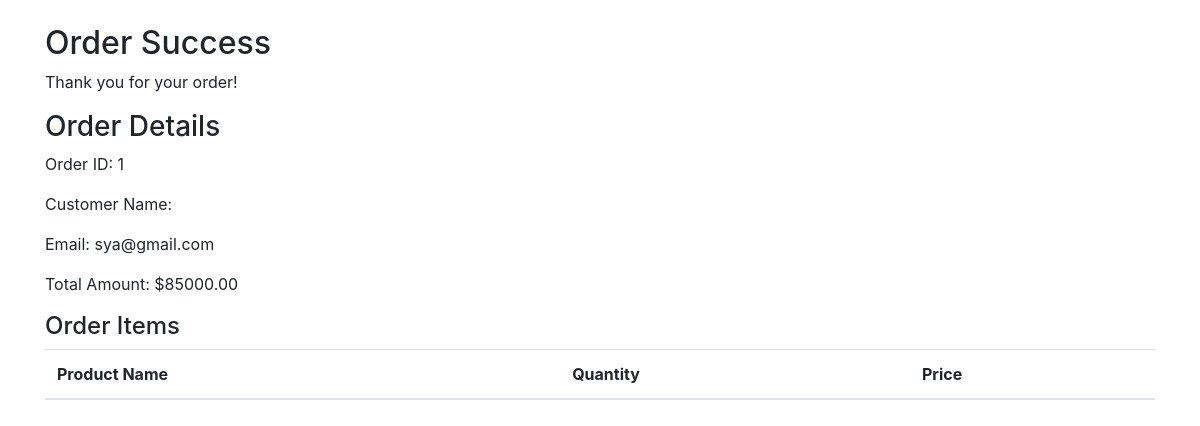
Page /order/success/1/ (signed in) on the committed database.
### webapp/models.py (models this page shows, shortened)
class Order(models.Model):
    user = models.ForeignKey(User, on_delete=models.CASCADE)
    items = models.ManyToManyField(Product)
    total_price = models.DecimalField(max_digits=10, decimal_places=2, default=0.0)
    shipping_address = models.CharField(max_length=255)
    payment_method = models.CharField(max_length=50)
    created_at = models.DateTimeField(auto_now_add=True)

### webapp/views.py (the view)
# urls.py: path('order/success/<int:order_id>/',views.order_success, name='order_success'),
def order_success(request, order_id):
    order = get_object_or_404(Order, pk=order_id, user=request.user)
    return render(request, 'webapp/successfull.html', {'order': order})

### webapp/templates/webapp/successfull.html (shortened to what this page needs)
<!DOCTYPE html>
<html>
<head>
    <link rel="stylesheet" href="https://stackpath.bootstrapcdn.com/bootstrap/4.5.2/css/bootstrap.min.css">
</head>
<body>
    <div class="container mt-4">
        <h2>Order Success</h2>
        <p>Thank you for your order!</p>
        <h3>Order Details</h3>
        <p>Order ID: {{ order.pk }}</p>
        <p>Customer Name: {{ order.user.get_full_name }}</p>
        <p>Email: {{ order.user.email }}</p>
        <p>Total Amount: ${{ order.total_price }}</p>
        <h4>Order Items</h4>
        <table class="table">
            <thead>
                <tr>
                    <th>Product Name</th>
                    <th>Quantity</th>
                    <th>Price</th>
                </tr>
            </thead>
        </table>
    </div>
</body>
</html>

### rows in the picture
Order: pk "1", user.email "sya@gmail.com", total_price "85000.00"
